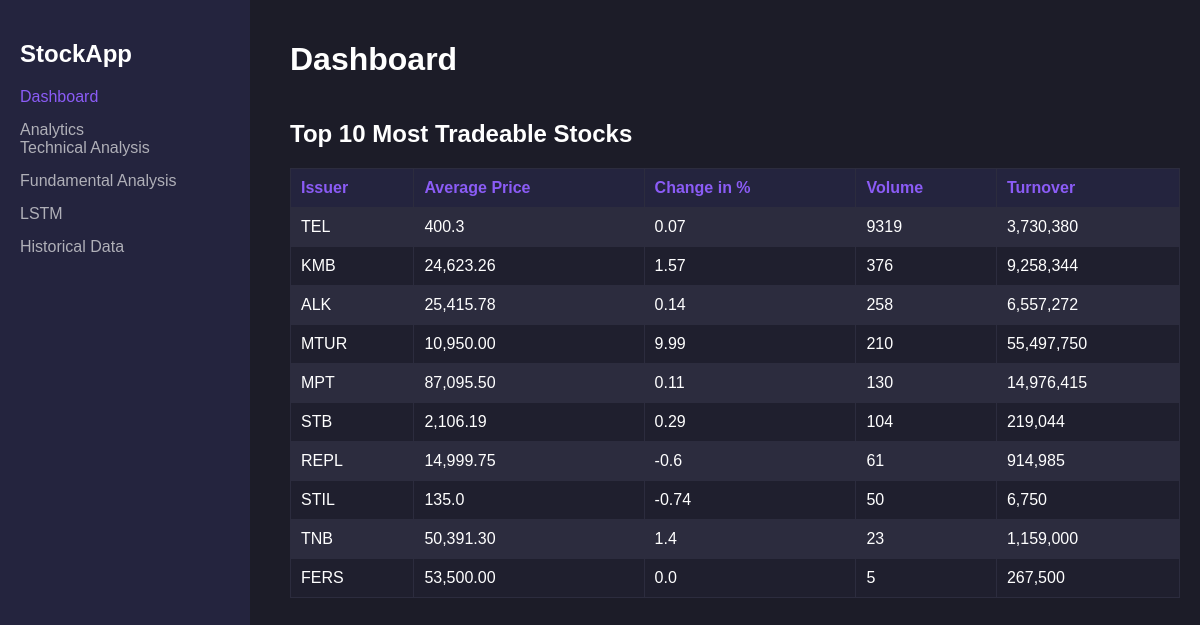
/dashboard, run on the app's committed database.
### tables this page shows
CREATE TABLE StockData (
        Symbol TEXT,
        Date TEXT,
        LastTradePrice REAL,
        Max REAL,
        Min REAL,
        AvgPrice REAL,
        PercentageChange REAL,
        Volume TEXT,
        TurnoverInBEST TEXT,
        TotalTurnover TEXT,
        PRIMARY KEY (Symbol, Date),
        FOREIGN KEY (Symbol) REFERENCES SymbolTracking(Symbol)
    );

### app.py (the view)
@app.route('/dashboard')
def dashboard():
    conn = sqlite3.connect(DATABASE)
    cursor = conn.cursor()
    query = """
SELECT
    Symbol,
    AvgPrice,
    PercentageChange,
    CAST(REPLACE(Volume, ',', '') AS INTEGER) AS DailyTotalVolume,
    TotalTurnover
FROM StockData
WHERE Date = (
    SELECT COALESCE(
        (SELECT CAST(STRFTIME('%m', 'now', 'localtime') AS INTEGER) || '/' ||
                CAST(STRFTIME('%d', 'now', 'localtime') AS INTEGER) || '/' ||
                STRFTIME('%Y', 'now', 'localtime')
         FROM StockData
         WHERE Date = CAST(STRFTIME('%m', 'now', 'localtime') AS INTEGER) || '/' ||
                      CAST(STRFTIME('%d', 'now', 'localtime') AS INTEGER) || '/' ||
                      STRFTIME('%Y', 'now', 'localtime')
         LIMIT 1),
        (SELECT CAST(STRFTIME('%m', 'now', 'localtime') AS INTEGER) || '/' ||
                CAST(STRFTIME('%d', 'now', 'localtime') - 1 AS INTEGER) || '/' ||
                STRFTIME('%Y', 'now', 'localtime')
         FROM StockData
         WHERE Date = CAST(STRFTIME('%m', 'now', 'localtime') AS INTEGER) || '/' ||
                      CAST(STRFTIME('%d', 'now', 'localtime') - 1 AS INTEGER) || '/' ||
                      STRFTIME('%Y', 'now', 'localtime')
         LIMIT 1)
    )
)
ORDER BY DailyTotalVolume DESC
LIMIT 10;"""
    cursor.execute(query)
    stocks = cursor.fetchall()
    conn.close()
    return render_template('dashboard.html', stocks=stocks)

### templates/dashboard.html (shortened to what this page needs)
<!DOCTYPE html>
<html lang="en">
<head>
    <link rel="stylesheet" href="/static/styles.css">
</head>
<body>
    <div class="sidebar">
        <h2>StockApp</h2>
        <nav>
            <ul>
                <li><a href="{{ url_for('dashboard') }}" class="active">Dashboard</a></li>
                <li><a href="#">Analytics</a>
                    <ul>
                        <li><a href="{{ url_for('technical_analysis') }}">Technical Analysis</a></li>
                        <li><a href="{{ url_for('fundamental_analysis') }}">Fundamental Analysis</a></li>
                        <li><a href="{{ url_for('lstm') }}">LSTM</a></li>
                    </ul>
                </li>
                <li><a href="{{ url_for('index') }}">Historical Data</a></li>
            </ul>
        </nav>
    </div>
    <div class="main-content">
        <header>
            <h1>Dashboard</h1>
        </header>
        <h2>Top 10 Most Tradeable Stocks</h2>
        <table class="styled-table">
            <thead>
                <tr>
                    <th>Issuer</th>
                    <th>Average Price</th>
                    <th>Change in %</th>
                    <th>Volume</th>
                    <th>Turnover</th>
                </tr>
            </thead>
            <tbody>
                {% for stock in stocks %}
                <tr>
                    <td>{{ stock[0] }}</td>
                    <td>{{ stock[1] }}</td>
                    <td>{{ stock[2] }}</td>
                    <td>{{ stock[3] }}</td>
                    <td>{{ stock[4] }}</td>
                </tr>
                {% endfor %}
            </tbody>
        </table>
    </div>
</body>
</html>

### static/styles.css (style rules this page uses)
body { margin: 0; font-family: Arial, sans-serif; background-color: #1c1c28; color: #ffffff; }
.sidebar { width: 250px; height: 100vh; background-color: #24243e; position: fixed; left: 0; top: 0; padding: 20px; box-sizing: border-box; }
.sidebar h2 { color: #ffffff; margin-bottom: 20px; }
.sidebar ul { list-style-type: none; padding: 0; }
.sidebar ul li { margin-bottom: 15px; }
.sidebar ul li a { color: #b0b0b8; text-decoration: none; }
.sidebar ul li a.active { color: #8b5cf6; }
.main-content { margin-left: 270px; padding: 20px; }
header { display: flex; justify-content: space-between; align-items: center; margin-bottom: 20px; }
h2 { color: #ffffff; margin-bottom: 10px; }
table.styled-table { width: 100%; border-collapse: collapse; margin-top: 20px; background-color: #24243e; border: 1px solid #2c2c3e; }
table.styled-table th, table.styled-table td { padding: 10px; text-align: left; border: 1px solid #2c2c3e; }
table.styled-table th { color: #8b5cf6; }
table.styled-table tbody tr:nth-child(odd) { background-color: #2c2c3e; }
table.styled-table tbody tr:nth-child(even) { background-color: #1f1f2e; }

### data on the page
StockData: Symbol "ALK", AvgPrice "25,415.78", PercentageChange "0.14", stock "258", TotalTurnover "6,557,272"
StockData: Symbol "FERS", AvgPrice "53,500.00", PercentageChange "0.0", stock "5", TotalTurnover "267,500"

### other printed values
{{ stock[0] }} "TEL" "KMB" "MTUR" "MPT" "STB" "REPL" "STIL" "TNB"
{{ stock[1] }} "400.3" "24,623.26" "10,950.00" "87,095.50" "2,106.19" "14,999.75" "135.0" "50,391.30"
{{ stock[2] }} "0.07" "1.57" "9.99" "0.11" "0.29" "-0.6" "-0.74" "1.4"
{{ stock[3] }} "9319" "376" "210" "130" "104" "61" "50" "23"
{{ stock[4] }} "3,730,380" "9,258,344" "55,497,750" "14,976,415" "219,044" "914,985" "6,750" "1,159,000"
